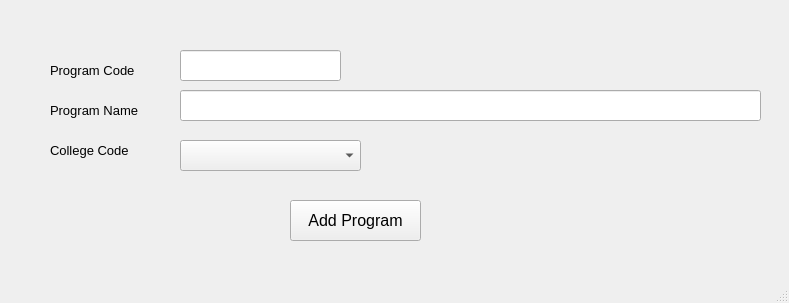
<?xml version="1.0" encoding="UTF-8"?>
<ui version="4.0">
 <class>addProgramWindow</class>
 <widget class="QMainWindow" name="addProgramWindow">
  <property name="geometry">
   <rect>
    <x>0</x>
    <y>0</y>
    <width>789</width>
    <height>303</height>
   </rect>
  </property>
  <property name="windowTitle">
   <string>Add Program</string>
  </property>
  <widget class="QWidget" name="centralwidget">
   <widget class="QLabel" name="label">
    <property name="geometry">
     <rect>
      <x>50</x>
      <y>60</y>
      <width>111</width>
      <height>21</height>
     </rect>
    </property>
    <property name="font">
     <font>
      <pointsize>10</pointsize>
     </font>
    </property>
    <property name="text">
     <string>Program Code</string>
    </property>
   </widget>
   <widget class="QLabel" name="label_2">
    <property name="geometry">
     <rect>
      <x>50</x>
      <y>100</y>
      <width>111</width>
      <height>21</height>
     </rect>
    </property>
    <property name="font">
     <font>
      <pointsize>10</pointsize>
     </font>
    </property>
    <property name="text">
     <string>Program Name</string>
    </property>
   </widget>
   <widget class="QLineEdit" name="programCodeAdd">
    <property name="geometry">
     <rect>
      <x>180</x>
      <y>50</y>
      <width>161</width>
      <height>31</height>
     </rect>
    </property>
    <property name="font">
     <font>
      <pointsize>10</pointsize>
     </font>
    </property>
   </widget>
   <widget class="QLabel" name="label_3">
    <property name="geometry">
     <rect>
      <x>50</x>
      <y>140</y>
      <width>101</width>
      <height>21</height>
     </rect>
    </property>
    <property name="font">
     <font>
      <pointsize>10</pointsize>
     </font>
    </property>
    <property name="text">
     <string>College Code</string>
    </property>
   </widget>
   <widget class="QLineEdit" name="programNameAdd">
    <property name="geometry">
     <rect>
      <x>180</x>
      <y>90</y>
      <width>581</width>
      <height>31</height>
     </rect>
    </property>
    <property name="font">
     <font>
      <pointsize>10</pointsize>
     </font>
    </property>
   </widget>
   <widget class="QPushButton" name="addProgramSubmit">
    <property name="geometry">
     <rect>
      <x>290</x>
      <y>200</y>
      <width>131</width>
      <height>41</height>
     </rect>
    </property>
    <property name="font">
     <font>
      <pointsize>12</pointsize>
     </font>
    </property>
    <property name="text">
     <string>Add Program</string>
    </property>
   </widget>
   <widget class="QComboBox" name="collegeCodeAdd">
    <property name="geometry">
     <rect>
      <x>180</x>
      <y>140</y>
      <width>181</width>
      <height>31</height>
     </rect>
    </property>
    <property name="font">
     <font>
      <pointsize>10</pointsize>
     </font>
    </property>
   </widget>
  </widget>
  <widget class="QMenuBar" name="menubar">
   <property name="geometry">
    <rect>
     <x>0</x>
     <y>0</y>
     <width>789</width>
     <height>26</height>
    </rect>
   </property>
  </widget>
  <widget class="QStatusBar" name="statusbar"/>
 </widget>
 <resources/>
 <connections/>
</ui>
